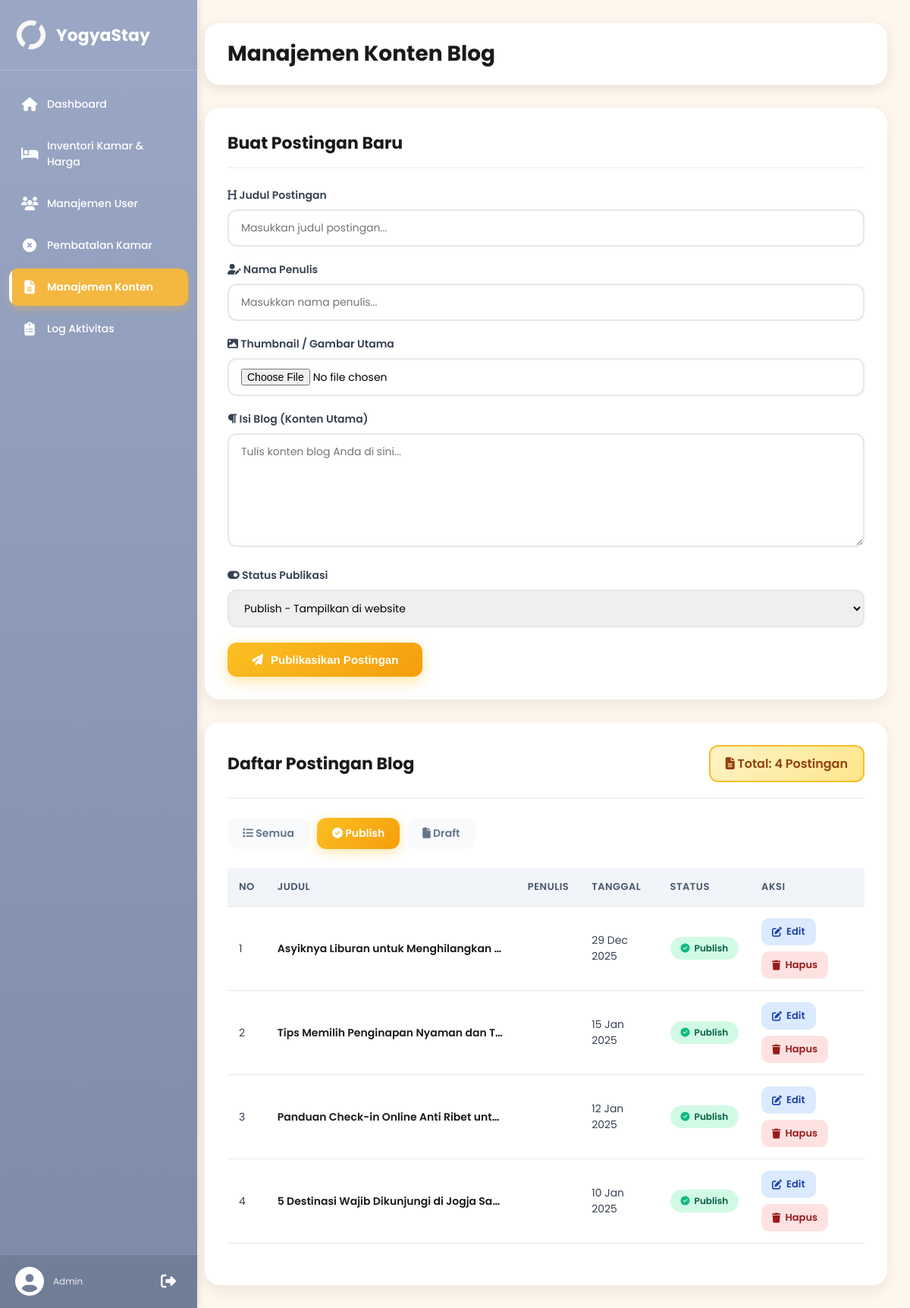
The app's page /admin/manajemenKonten/konten.php?status_filter=publish (signed in) with its own data.
### tables this page shows
CREATE TABLE `blog` (
  `id_blog` int(11) NOT NULL,
  `judul` varchar(200) NOT NULL,
  `konten` text NOT NULL,
  `thumbnail` varchar(255) DEFAULT NULL,
  `tanggal_publish` date DEFAULT NULL,
  `id_admin` int(11) NOT NULL,
  `status` enum('publish','draft') DEFAULT 'draft'
);

### admin/manajemenKonten/konten.php (the view, shortened to what this page needs)
<?php
require_once '../../config.php';
$posts_per_page = 8;
$page = isset($_GET['page']) ? (int) $_GET['page'] : 1;
$offset = ($page - 1) * $posts_per_page;
$status_filter = isset($_GET['status_filter']) ? $_GET['status_filter'] : 'all';
$where = "WHERE blog.status IN ('publish','draft')";
if ($status_filter == 'publish') {
    $where = "WHERE blog.status='publish'";
} elseif ($status_filter == 'draft') {
    $where = "WHERE blog.status='draft'";
}
$query = mysqli_query($conn, "
    SELECT blog.id_blog, blog.judul, blog.konten, blog.thumbnail, users.nama, blog.tanggal_publish, blog.status
    FROM blog
    JOIN users ON blog.id_admin = users.id_user
    $where
    ORDER BY blog.tanggal_publish DESC
    LIMIT $posts_per_page OFFSET $offset
");
$total_query = mysqli_query($conn, "SELECT COUNT(*) AS total FROM blog $where");
$total = mysqli_fetch_assoc($total_query)['total'];
?>
<!DOCTYPE html>
<html lang="id">
<head>
    <link rel="stylesheet" href="https://cdnjs.cloudflare.com/ajax/libs/font-awesome/6.5.1/css/all.min.css">
</head>
<body>
    <?php
    if (file_exists('../partials/sidebar.php')) {
        include '../partials/sidebar.php';
    }
    ?>
    <div class="content">
        <div class="topbar">
            <div class="topbar-left">
                <h1 class="page-title">Manajemen Konten Blog</h1>
            </div>
        </div>
        <section class="blog-form">
            <h2>Buat Postingan Baru</h2>
            <form action="konten.php?status_filter=<?= $status_filter; ?>" method="POST" enctype="multipart/form-data">
                <div class="form-group">
                    <label><i class="fas fa-heading"></i> Judul Postingan</label>
                    <input type="text" name="judul" placeholder="Masukkan judul postingan..." required>
                </div>
                <div class="form-group">
                    <label><i class="fas fa-user-edit"></i> Nama Penulis</label>
                    <input type="text" name="penulis" placeholder="Masukkan nama penulis..." required>
                </div>
                <div class="form-group">
                    <label><i class="fas fa-image"></i> Thumbnail / Gambar Utama</label>
                    <input type="file" name="thumbnail" accept="image/*" required>
                </div>
                <div class="form-group">
                    <label><i class="fas fa-paragraph"></i> Isi Blog (Konten Utama)</label>
                    <textarea name="konten" placeholder="Tulis konten blog Anda di sini..." required></textarea>
                </div>
                <div class="form-group">
                    <label><i class="fas fa-toggle-on"></i> Status Publikasi</label>
                    <select name="status" required>
                        <option value="publish">Publish - Tampilkan di website</option>
                    </select>
                </div>
                <button type="submit" name="submit" class="btn-submit">
                    <i class="fas fa-paper-plane"></i>
                    Publikasikan Postingan
                </button>
            </form>
        </section>
        <section class="blog-dashboard">
            <div class="dashboard-header">
                <h2>Daftar Postingan Blog</h2>
                <div class="total-posts">
                    <i class="fas fa-file-alt"></i> Total: <?= $total ?> Postingan
                </div>
            </div>
            <div class="filter-status">
                <a href="konten.php?status_filter=all" class="<?= $status_filter == 'all' ? 'active' : ''; ?>">
                    <i class="fas fa-list"></i> Semua
                </a>
                <a href="konten.php?status_filter=publish" class="<?= $status_filter == 'publish' ? 'active' : ''; ?>">
                    <i class="fas fa-check-circle"></i> Publish
                </a>
                <a href="konten.php?status_filter=draft" class="<?= $status_filter == 'draft' ? 'active' : ''; ?>">
                    <i class="fas fa-file"></i> Draft
                </a>
            </div>
            <?php if (mysqli_num_rows($query) > 0): ?>
                <div class="blog-list">
                    <table>
                        <thead>
                            <tr>
                                <th>No</th>
                                <th>Judul</th>
                                <th>Penulis</th>
                                <th>Tanggal</th>
                                <th>Status</th>
                                <th>Aksi</th>
                            </tr>
                        </thead>
                        <tbody>
                            <?php
                            $no = $offset + 1;
                            while ($row = mysqli_fetch_assoc($query)):
                                ?>
                                <tr>
                                    <td><?= $no++ ?></td>
                                    <td>
                                        <div class="blog-title" title="<?= htmlspecialchars($row['judul']); ?>">
                                            <?= htmlspecialchars($row['judul']); ?>
                                        </div>
                                    </td>
                                    <td><?= htmlspecialchars($row['nama']); ?></td>
                                    <td><?= date('d M Y', strtotime($row['tanggal_publish'])); ?></td>
                                    <td>
                                        <?php if ($row['status'] == 'publish'): ?>
                                            <span class="status-badge status-publish">
                                                <i class="fas fa-check-circle"></i>
                                                Publish
                                            </span>
                                        <?php endif; ?>
                                    </td>
                                    <td>
                                        <div class="action-buttons">
                                            <a href="edit_blog.php?id=<?= $row['id_blog']; ?>" class="btn-action btn-edit">
                                                <i class="fas fa-edit"></i>
                                                Edit
                                            </a>
                                            <a href="javascript:void(0)" class="btn-action btn-delete btn-delete-blog"
                                                data-id="<?= $row['id_blog']; ?>"
                                                data-title="<?= htmlspecialchars($row['judul']); ?>">
                                                <i class="fas fa-trash"></i>
                                                Hapus
                                            </a>
                                        </div>
                                    </td>
                                </tr>
                            <?php endwhile; ?>
                        </tbody>
                    </table>
                </div>
            <?php endif; ?>
        </section>
    </div>
</body>
</html>

### admin/manajemenKonten/konten.php (style rules this page uses)
* { box-sizing: border-box; margin: 0; padding: 0; }
body { font-family: 'Poppins', sans-serif; background: #fff7ed; min-height: 100vh; }
.content { margin-left: 240px; padding: 30px; transition: margin-left 0.3s ease; }
.topbar { display: flex; align-items: center; justify-content: space-between; margin-bottom: 30px; background: white; padding: 20px 30px; border-radius: 20px; box-shadow: 0 4px 15px rgba(0, 0, 0, 0.1); }
.topbar-left { display: flex; align-items: center; gap: 15px; }
.page-title { font-size: 28px; font-weight: 700; color: #1a1a1a; }
.blog-form { background: white; border-radius: 20px; padding: 30px; box-shadow: 0 6px 20px rgba(0, 0, 0, 0.08); margin-bottom: 30px; }
.blog-form h2 { font-size: 22px; margin-bottom: 25px; color: #1a1a1a; padding-bottom: 15px; border-bottom: 2px solid #f3f4f6; }
.form-group { margin-bottom: 20px; }
.form-group label { display: block; margin-bottom: 8px; font-weight: 600; color: #374151; font-size: 14px; }
.form-group input[type="text"], .form-group input[type="file"], .form-group textarea, .form-group select { width: 100%; padding: 12px 16px; border: 2px solid #e5e7eb; border-radius: 12px; font-family: 'Poppins', sans-serif; font-size: 14px; transition: all 0.3s; }
.form-group textarea { min-height: 150px; resize: vertical; }
.btn-submit { background: linear-gradient(135deg, #fbbf24 0%, #f59e0b 100%); color: white; padding: 14px 32px; border: none; border-radius: 12px; font-weight: 700; font-size: 15px; cursor: pointer; transition: all 0.3s; box-shadow: 0 6px 20px rgba(251, 191, 36, 0.4); display: inline-flex; align-items: center; gap: 10px; }
.blog-dashboard { background: white; border-radius: 20px; padding: 30px; box-shadow: 0 6px 20px rgba(0, 0, 0, 0.08); }
.dashboard-header { display: flex; justify-content: space-between; align-items: center; margin-bottom: 25px; padding-bottom: 20px; border-bottom: 2px solid #f3f4f6; flex-wrap: wrap; gap: 15px; }
.dashboard-header h2 { font-size: 22px; color: #1a1a1a; }
.total-posts { background: linear-gradient(135deg, #fef3c7 0%, #fde68a 100%); padding: 10px 20px; border-radius: 12px; font-weight: 600; color: #92400e; border: 2px solid #fbbf24; }
.filter-status { display: flex; gap: 10px; margin-bottom: 25px; flex-wrap: wrap; }
.filter-status a { padding: 10px 20px; border-radius: 12px; text-decoration: none; font-weight: 600; color: #64748b; background: #f8fafc; transition: all 0.3s; font-size: 14px; white-space: nowrap; }
.filter-status a.active { background: linear-gradient(135deg, #fbbf24 0%, #f59e0b 100%); color: white; box-shadow: 0 4px 15px rgba(251, 191, 36, 0.4); }
.blog-list { overflow-x: auto; margin-bottom: 25px; }
.blog-list table { width: 100%; min-width: 800px; border-collapse: collapse; }
.blog-list th, .blog-list td { padding: 15px; text-align: left; border-bottom: 1px solid #e5e7eb; }
.blog-list th { background: #f1f5f9; font-weight: 600; color: #475569; font-size: 13px; text-transform: uppercase; letter-spacing: 0.5px; }
.blog-list tbody tr { transition: all 0.2s; }
.blog-list td { color: #374151; font-size: 14px; }
.blog-title { font-weight: 600; color: #1a1a1a; max-width: 300px; overflow: hidden; text-overflow: ellipsis; white-space: nowrap; }
.status-badge { display: inline-flex; align-items: center; gap: 6px; padding: 6px 14px; border-radius: 20px; font-weight: 600; font-size: 12px; white-space: nowrap; }
.status-publish { background: #d1fae5; color: #065f46; }
.status-publish i { color: #10b981; }
.action-buttons { display: flex; gap: 8px; flex-wrap: wrap; }
.btn-action { display: inline-flex; align-items: center; gap: 6px; padding: 8px 14px; border-radius: 10px; text-decoration: none; font-weight: 600; font-size: 13px; transition: all 0.3s; white-space: nowrap; }
.btn-edit { background: #dbeafe; color: #1e40af; }
.btn-delete { background: #fee2e2; color: #991b1b; }

### records on screen
blog: judul "Asyiknya Liburan untuk Menghilangkan…", tanggal_publish "29 Dec 2025", status "publish" (drawn)
blog: judul "Tips Memilih Penginapan Nyaman dan T…", tanggal_publish "15 Jan 2025", status "publish" (drawn)
blog: judul "Panduan Check-in Online Anti Ribet unt…", tanggal_publish "12 Jan 2025", status "publish" (drawn)
blog: judul "5 Destinasi Wajib Dikunjungi di Jogja Sa…", tanggal_publish "10 Jan 2025", status "publish" (drawn)

### other values on screen
$total "4"
